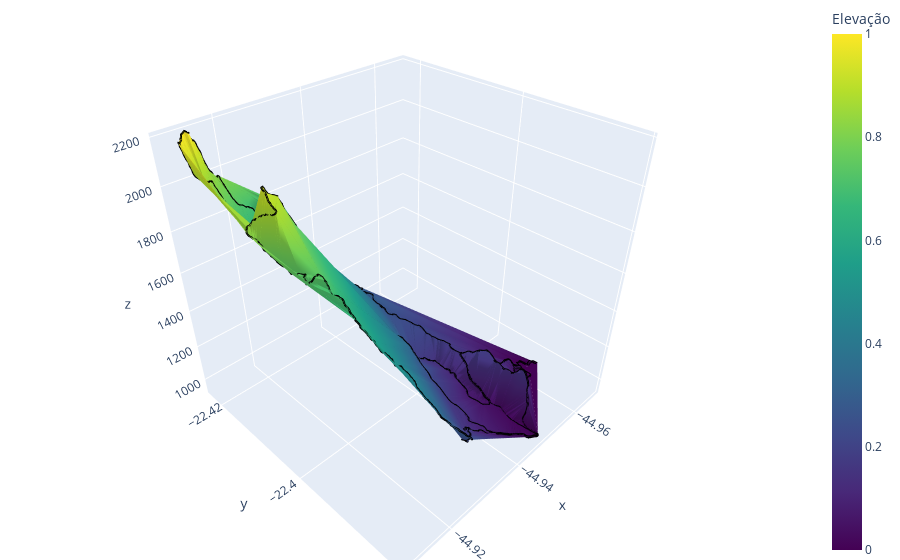

The code cell stored with this chart in its notebook:
### Code cell
import plotly.graph_objects  as  go 

z=df_final['elevacao']
intensity = (z - z.min()) / (z.max() - z.min())

fig = go.Figure(data=[go.Mesh3d(x=df_final['longitude'],
                                y=df_final['latitude'],
                                z=df_final['elevacao'],
                                intensity=intensity,
                                colorbar_title='Elevação',
                                colorscale='Viridis',  # Você pode escolher qualquer escala de cores
                                showscale=True
                                ),
                                go.Scatter3d(
                                    x=df_final['longitude'],
                                    y=df_final['latitude'],
                                    z=df_final['elevacao'],
                                    mode='lines',
                                    line=dict(color='black', width=4),  # Configurações da linha preta
                                    showlegend=False
                                )
])

fig.update_layout(scene=dict(zaxis=dict(range=[z.min(), z.max()])),
                  margin=dict(l=0, r=0, b=0, t=0))
fig.show()

### Figure 1 — Plotly figure (JSON) as saved in the notebook; plotly's stock layout.template omitted (floating-point values rounded to 4 significant figures; data arrays with more than 128 entries replaced by an {"elided": "..."} marker saying what was removed)
{"data": [{"colorbar": {"title": {"text": "Elevação"}}, "colorscale": [[0, "#440154"], [0.1111, "#482878"], [0.2222, "#3e4989"], [0.3333, "#31688e"], [0.4444, "#26828e"], [0.5556, "#1f9e89"], [0.6667, "#35b779"], [0.7778, "#6ece58"], [0.8889, "#b5de2b"], [1, "#fde725"]], "intensity": {"elided": "18805 float values"}, "showscale": true, "type": "mesh3d", "x": {"elided": "18805 float values"}, "y": {"elided": "18805 float values"}, "z": {"elided": "18805 int values"}}, {"line": {"color": "black", "width": 4}, "mode": "lines", "showlegend": false, "type": "scatter3d", "x": {"elided": "18805 float values"}, "y": {"elided": "18805 float values"}, "z": {"elided": "18805 int values"}}], "layout": {"margin": {"b": 0, "l": 0, "r": 0, "t": 0}, "scene": {"zaxis": {"range": [915, 2217]}}}}
